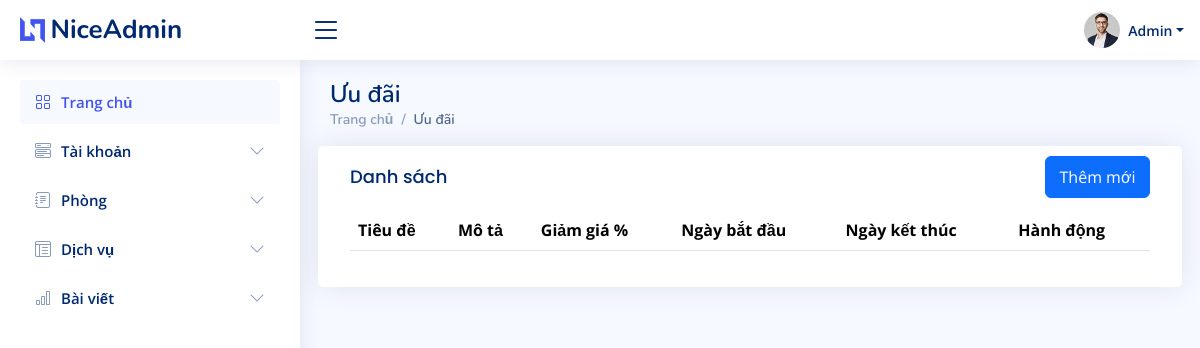
The app's page /admin_dashboard/gifts, older data.
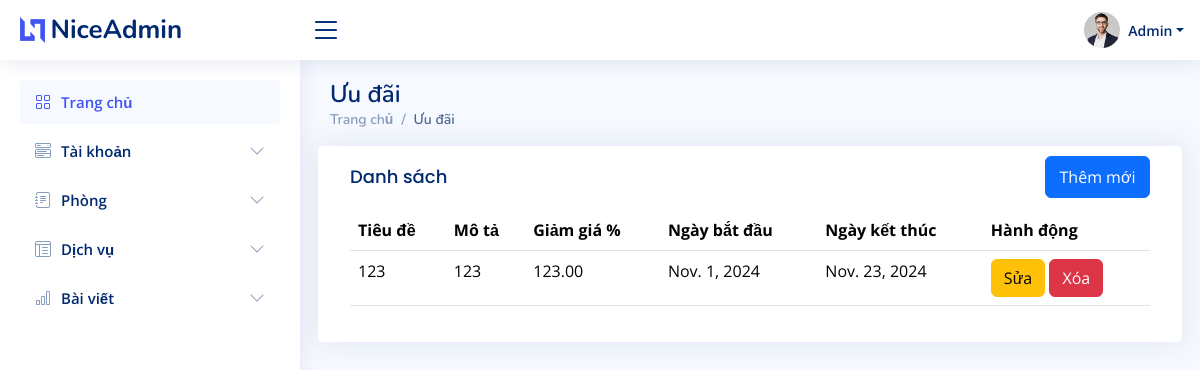
The same page, newer data.
### admin_custom/models.py (models this page shows, shortened)
class Offer(models.Model):
    title = models.CharField(max_length=100)
    description = models.TextField()
    discount_percentage = models.DecimalField(max_digits=5, decimal_places=2)
    start_date = models.DateField()
    end_date = models.DateField()

### admin_custom/views.py (the view, shortened to what this page needs)
# urls.py: path('admin_dashboard/gifts', admin_custom.admin_gift, name='admin_gift'),
def admin_gift(request):
    offers = Offer.objects.all()
    return render(request, 'admin/gift.html', {'offers': offers})

### home/Templates/admin/gift.html (shortened to what this page needs)
{% load static %}
<!DOCTYPE html>
<html lang="en">
<head>
    <link href="{% static 'assets/vendor/bootstrap/css/bootstrap.min.css' %}" rel="stylesheet" />
    <link href="{% static 'assets/vendor/bootstrap-icons/bootstrap-icons.css' %}" rel="stylesheet" />
    <link href="{% static 'assets/vendor/boxicons/css/boxicons.min.css' %}" rel="stylesheet" />
    <link href="{% static 'assets/vendor/quill/quill.snow.css' %}" rel="stylesheet" />
    <link href="{% static 'assets/vendor/quill/quill.bubble.css' %}" rel="stylesheet" />
    <link href="{% static 'assets/vendor/remixicon/remixicon.css' %}" rel="stylesheet" />
    <link href="{% static 'assets/vendor/simple-datatables/style.css' %}" rel="stylesheet" />
    <link href="{% static 'assets/css/style.css' %}" rel="stylesheet" />
</head>
<body>
    {% include 'includes/admin/header.html' %}
    {% include 'includes/admin/sidebar.html' %}
    <main id="main" class="main">
        <div class="pagetitle">
            <h1>Ưu đãi</h1>
            <nav>
                <ol class="breadcrumb">
                    <li class="breadcrumb-item"><a href="index.html">Trang chủ</a></li>
                    <li class="breadcrumb-item active">Ưu đãi</li>
                </ol>
            </nav>
        </div>
        <section class="section dashboard">
            <div class="row">
                <div class="card">
                    <div class="card-body">
                        <div class="d-flex justify-content-between">
                            <h5 class="card-title">Danh sách</h5>
                            <button type="button" style="margin-top:10px;width:105px;height:42px" class="btn btn-primary" data-bs-toggle="modal" data-bs-target="#createOfferModal">Thêm mới</button>
                        </div>
                        <table class="table">
                            <thead>
                                <tr>
                                    <th>Tiêu đề</th>
                                    <th>Mô tả</th>
                                    <th>Giảm giá %</th>
                                    <th>Ngày bắt đầu</th>
                                    <th>Ngày kết thúc</th>
                                    <th>Hành động</th>
                                </tr>
                            </thead>
                            <tbody>
                                {% for offer in offers %}
                                    <tr>
                                        <td>{{ offer.title }}</td>
                                        <td>{{ offer.description }}</td>
                                        <td>{{ offer.discount_percentage }}</td>
                                        <td>{{ offer.start_date }}</td>
                                        <td>{{ offer.end_date }}</td>
                                        <td>
                                            <button type="button" class="btn btn-warning" data-bs-toggle="modal" data-bs-target="#editOfferModal{{ offer.id }}">Sửa</button>
                                            <form method="POST" action="{% url 'delete_gift' offer.id %}" style="display:inline;">
                                                <button type="submit" class="btn btn-danger">Xóa</button>
                                            </form>
                                        </td>
                                    </tr>
                                {% endfor %}
                            </tbody>
                        </table>
                    </div>
                </div>
            </div>
        </section>
    </main>
</body>
</html>

Row changes from the older to the newer data that the page shows:
added Offer: title "123", description "123", discount_percentage "123.00", start_date "Nov. 1, 2024", end_date "Nov. 23, 2024"
